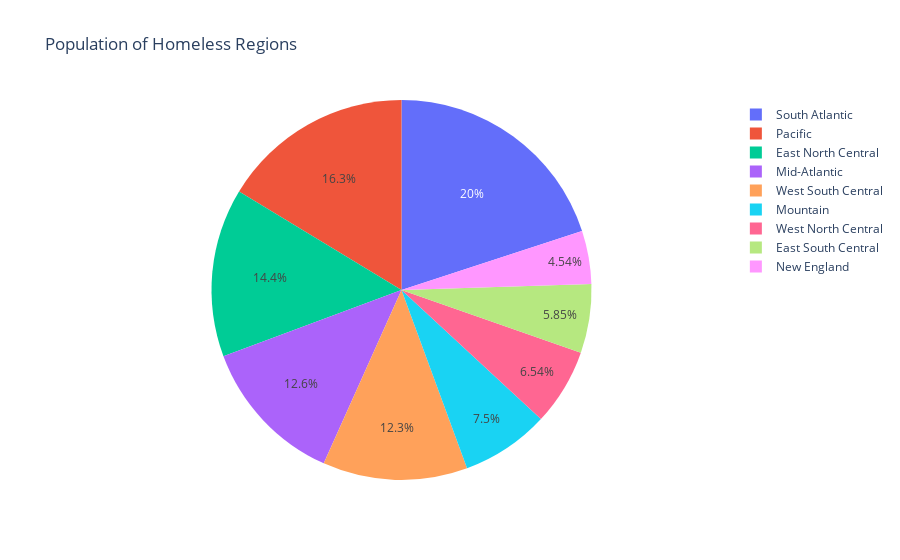

Here is the notebook cell this chart was saved with:
### Code cell
fig = px.pie(homelessness, values='state_pop', names='region', title='Population of Homeless Regions')
fig.show()

### Figure 1 — Plotly figure (JSON) as saved in the notebook; plotly's stock layout.template omitted (floating-point values rounded to 4 significant figures)
{"data": [{"domain": {"x": [0, 1], "y": [0, 1]}, "hovertemplate": "region=%{label}<br>state_pop=%{value}<extra></extra>", "labels": ["East South Central", "Pacific", "Mountain", "West South Central", "Pacific", "Mountain", "New England", "South Atlantic", "South Atlantic", "South Atlantic", "South Atlantic", "Pacific", "Mountain", "East North Central", "East North Central", "West North Central", "West North Central", "East South Central", "West South Central", "New England", "South Atlantic", "New England", "East North Central", "West North Central", "East South Central", "West North Central", "Mountain", "West North Central", "Mountain", "New England", "Mid-Atlantic", "Mountain", "Mid-Atlantic", "South Atlantic", "West North Central", "East North Central", "West South Central", "Pacific", "Mid-Atlantic", "New England", "South Atlantic", "West North Central", "East South Central", "West South Central", "Mountain", "New England", "South Atlantic", "Pacific", "South Atlantic", "East North Central", "Mountain"], "legendgroup": "", "name": "", "showlegend": true, "type": "pie", "values": [4887681, 735139, 7158024, 3009733, 39461588, 5691287, 3571520, 965479, 701547, 21244317, 10511131, 1420593, 1750536, 12723071, 6695497, 3148618, 2911359, 4461153, 4659690, 1339057, 6035802, 6882635, 9984072, 5606249, 2981020, 6121623, 1060665, 1925614, 3027341, 1353465, 8886025, 2092741, 19530351, 10381615, 758080, 11676341, 3940235, 4181886, 12800922, 1058287, 5084156, 878698, 6771631, 28628666, 3153550, 624358, 8501286, 7523869, 1804291, 5807406, 577601]}], "layout": {"legend": {"tracegroupgap": 0}, "title": {"text": "Population of Homeless Regions"}}}
